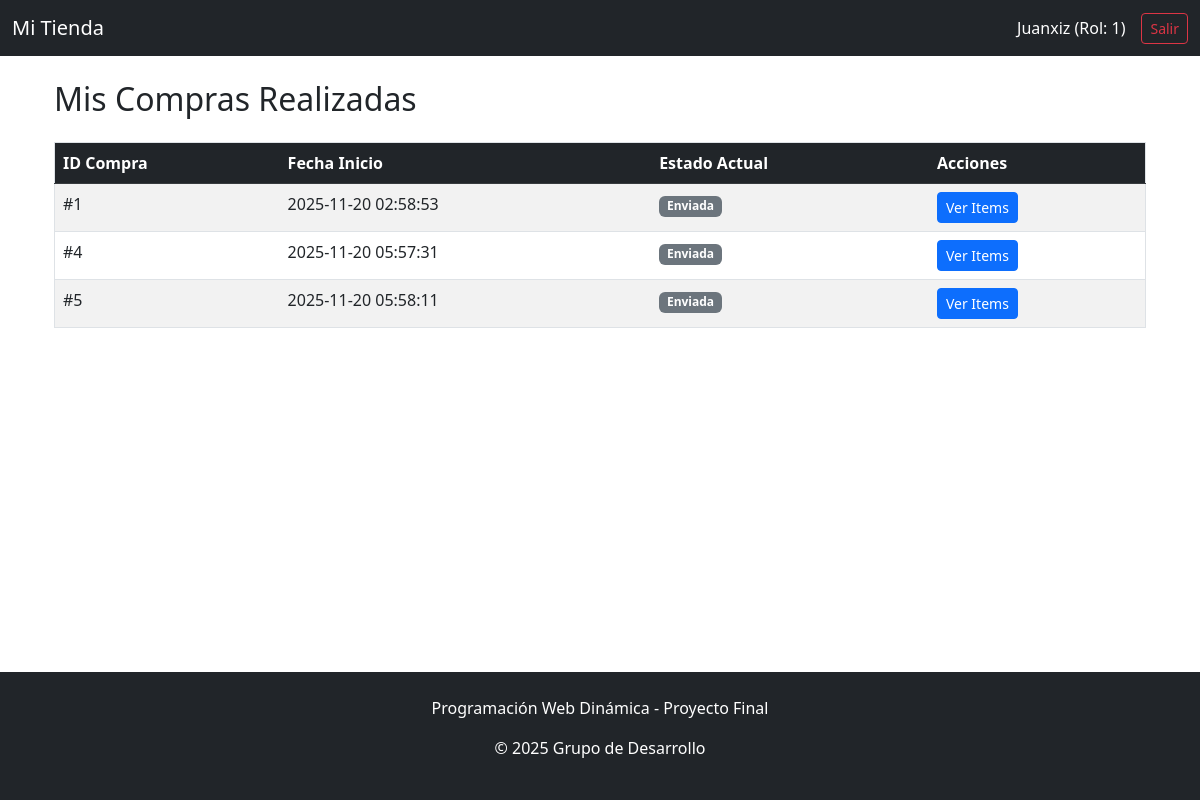
The app's page /Vista/listaCompras.php (signed in) with its own data.
### tables this page shows
CREATE TABLE `usuario` (
  `idusuario` bigint(20) NOT NULL,
  `usnombre` varchar(50) NOT NULL,
  `uspass` varchar(255) NOT NULL,
  `usmail` varchar(50) NOT NULL,
  `usdeshabilitado` timestamp NULL DEFAULT NULL
);

CREATE TABLE `compra` (
  `idcompra` bigint(20) NOT NULL,
  `cofecha` timestamp NOT NULL DEFAULT current_timestamp() ON UPDATE current_timestamp(),
  `idusuario` bigint(20) NOT NULL
);

CREATE TABLE `compraestado` (
  `idcompraestado` bigint(20) UNSIGNED NOT NULL,
  `idcompra` bigint(11) NOT NULL,
  `idcompraestadotipo` int(11) NOT NULL,
  `cefechaini` timestamp NOT NULL DEFAULT current_timestamp(),
  `cefechafin` timestamp NULL DEFAULT NULL
);

### Utiles/funciones.php (called while the page is built, shortened)
<?php
spl_autoload_register(function ($clase) {
    if(isset($GLOBALS['ROOT'])){
        $root = $GLOBALS['ROOT'];
    } else {
        $root = $_SESSION['ROOT'];
    }
    $directorys = array(
        $root.'Modelo/',
        $root.'Control/',
    );
    foreach($directorys as $directory){
        if(file_exists($directory.$clase.'.php')){
            return;
        }
    }
});
?>

### Control/Session.php (called while the page is built, shortened)
<?php
class Session {
    public function activa(){
        if (isset($_SESSION['idusuario'])) {
            return true;
        }
        return false;
    }
    public function getUsuario(){
        $usuario = null;
        if($this->activa()){
            $obj = new abmUsuario();
            $param['idusuario'] = $_SESSION['idusuario'];
            $res = $obj->buscar($param);
            if(count($res) > 0){
                $usuario = $res[0];
            }
        }
        return $usuario;
    }
    public function getRolActivo(){
        return isset($_SESSION['rol_activo']) ? $_SESSION['rol_activo'] : null;
    }
}
?>

### Control/abmUsuario.php (called while the page is built, shortened)
<?php
class abmUsuario {
    public function buscar($param){
        $where = " true ";
        if ($param<>NULL){
            if  (isset($param['idusuario']))
                $where.=" and idusuario =".$param['idusuario'];
        }
        $arreglo = Usuario::listar($where);
        return $arreglo;
    }
}
?>

### Modelo/usuario.php (called while the page is built, shortened)
<?php
class Usuario {
    private $idusuario;
    private $usnombre;
    public function __construct(){
        $this->idusuario = "";
        $this->usnombre = "";
    }
    public function setear($idusuario, $usnombre, $uspass, $usmail, $usdeshabilitado){
        $this->idusuario = $idusuario;
        $this->usnombre = $usnombre;
    }
    public function getIdUsuario(){ return $this->idusuario; }
    public function getUsNombre(){ return $this->usnombre; }
    public static function listar($parametro=""){
        $arreglo = array();
        $base = new BaseDatos();
        $sql = "SELECT * FROM usuario ";
        if ($parametro!="") { $sql.='WHERE '.$parametro; }
        if ($base->Iniciar()) {
            if ($base->Ejecutar($sql)) {
                while ($row2 = $base->Registro()) {
                    $obj = new Usuario();
                    $obj->setear($row2['idusuario'], $row2['usnombre'], $row2['uspass'], $row2['usmail'], $row2['usdeshabilitado']);
                    array_push($arreglo, $obj);
                }
            }
        }
        return $arreglo;
    }
}
?>

### Modelo/BaseDatos.php (called while the page is built, shortened)
<?php
class BaseDatos {
    private $engine;
    private $host;
    private $database;
    private $user;
    private $pass;
    private $conexion;
    private $resultado;
    public function __construct(){
        $this->engine = 'mysql';
        $this->host = 'localhost';
        $this->database = 'bdcarritocompras';
        $this->user = 'root';
        $this->pass = '';
    }
    public function Iniciar(){
        try{
            $this->conexion = new PDO($this->engine.':host='.$this->host.';dbname='.$this->database, $this->user, $this->pass);
            $this->conexion->setAttribute(PDO::ATTR_ERRMODE, PDO::ERRMODE_EXCEPTION);
            return true;
        }catch(PDOException $e){
            $this->error = $e->getMessage();
            return false;
        }
    }
    public function Ejecutar($sql){
        $this->sql = $sql;
        try {
            $this->resultado = $this->conexion->query($this->sql);
            return true;
        } catch(PDOException $e){
            $this->error = $e->getMessage();
            return false;
        }
    }
    public function Registro(){
        if($this->resultado){
            return $this->resultado->fetch(PDO::FETCH_ASSOC);
        }
        return null;
    }
}
?>

### Control/abmCompra.php (called while the page is built, shortened)
<?php
class abmCompra {
    public function buscar($param){
        $where = " true ";
        if ($param<>NULL){
            if  (isset($param['idusuario']))
                $where.=" and idusuario =".$param['idusuario'];
        }
        $arreglo = Compra::listar($where);
        return $arreglo;
    }
}
?>

### Modelo/compra.php (called while the page is built, shortened)
<?php
class Compra {
    private $idcompra;
    private $cofecha;
    public function __construct(){
        $this->idcompra="";
        $this->cofecha="";
    }
    public function setear($idcompra, $cofecha, $idusuario){
        $this->idcompra = $idcompra;
        $this->cofecha = $cofecha;
    }
    public function getIdCompra(){ return $this->idcompra; }
    public function getCoFecha(){ return $this->cofecha; }
    public static function listar($parametro=""){
        $arreglo = array();
        $base=new BaseDatos();
        $sql="SELECT * FROM compra ";
        if ($parametro!="") { $sql.='WHERE '.$parametro; }
        if ($base->Iniciar()) {
            if ($base->Ejecutar($sql)) {
                while ($row2=$base->Registro()) {
                    $obj=new Compra();
                    $obj->setear($row2['idcompra'],$row2['cofecha'],$row2['idusuario']);
                    array_push($arreglo, $obj);
                }
            }
        }
        return $arreglo;
    }
}
?>

### Control/abmCompraEstado.php (called while the page is built, shortened)
<?php
class abmCompraEstado {
    public function buscar($param){
        $where = " true ";
        if ($param<>NULL){
            if  (isset($param['idcompra']))
                $where.=" and idcompra =".$param['idcompra'];
            if  (isset($param['cefechafin'])){
                if($param['cefechafin'] == 'null'){
                    $where.=" and cefechafin IS NULL";
                }
            }
        }
        $arreglo = CompraEstado::listar($where);
        return $arreglo;
    }
}
?>

### Modelo/compraEstado.php (called while the page is built, shortened)
<?php
class CompraEstado {
    public static function listar($parametro=""){
        $arreglo = array();
        $base=new BaseDatos();
        $sql="SELECT * FROM compraestado ";
        if ($parametro!="") { $sql.='WHERE '.$parametro; }
        if ($base->Iniciar()) {
            if ($base->Ejecutar($sql)) {
                while ($row2=$base->Registro()) {
                    $obj=new CompraEstado();
                    $obj->setear($row2['idcompraestado'], $row2['idcompra'], $row2['idcompraestadotipo'], $row2['cefechaini'], $row2['cefechafin']);
                    array_push($arreglo, $obj);
                }
            }
        }
        return $arreglo;
    }
}
?>

### Vista/listaCompras.php (the view, shortened to what this page needs)
<?php
include_once('Estructura/cabecera.php');
$idUsuario = $session->getUsuario()->getIdUsuario();
$abmCompra = new abmCompra();
$abmCE = new abmCompraEstado();
$listaCompras = $abmCompra->buscar(['idusuario' => $idUsuario]);
?>
<div class="container">
    <h2 class="mb-4">Mis Compras Realizadas</h2>
    <div class="table-responsive">
        <table class="table table-striped table-hover border">
            <thead class="table-dark">
                <tr>
                    <th>ID Compra</th>
                    <th>Fecha Inicio</th>
                    <th>Estado Actual</th>
                    <th>Acciones</th>
                </tr>
            </thead>
            <tbody>
                <?php
                if(count($listaCompras) > 0){
                    foreach($listaCompras as $compra){
                        $estados = $abmCE->buscar(['idcompra' => $compra->getIdCompra(), 'cefechafin' => 'null']);
                        $estadoNombre = "Desconocido";
                        $tipo = 0;
                        if(count($estados) > 0){
                            $tipo = $estados[0]->getIdCompraEstadoTipo();
                            if($tipo == 1) $estadoNombre = "Iniciada";
                            elseif($tipo == 2) $estadoNombre = "Aceptada";
                            elseif($tipo == 3) $estadoNombre = "Enviada";
                            elseif($tipo == 4) $estadoNombre = "Cancelada";
                            elseif($tipo == 5) $estadoNombre = "En Carrito";
                        }
                        if($tipo != 5){
                            echo "<tr>";
                            echo "<td>#".$compra->getIdCompra()."</td>";
                            echo "<td>".$compra->getCoFecha()."</td>";
                            echo "<td><span class='badge bg-secondary'>".$estadoNombre."</span></td>";
                            echo "<td><button class='btn btn-sm btn-primary' onclick='verDetalle(".$compra->getIdCompra().")'>Ver Items</button></td>";
                            echo "</tr>";
                        }
                    }
                } else {
                    echo "<tr><td colspan='4' class='text-center'>No tiene compras registradas.</td></tr>";
                }
                ?>
            </tbody>
        </table>
    </div>
</div>
<?php include_once('Estructura/pie.php'); ?>

### Vista/Estructura/cabecera.php (shortened to what this page needs)
<?php
$session = new Session();
$objUsuario = null;
if ($session->activa()) {
    $objUsuario = $session->getUsuario();
}
?>
<!DOCTYPE html>
<html lang="es">
<head>
    <link href="https://cdn.jsdelivr.net/npm/bootstrap@5.3.0/dist/css/bootstrap.min.css" rel="stylesheet">
    <link href="https://cdnjs.cloudflare.com/ajax/libs/font-awesome/6.0.0/css/all.min.css" rel="stylesheet">
    <link href="/proyecto/Utiles/menu.css" rel="stylesheet">
</head>
<body class="d-flex flex-column min-vh-100">
<nav class="navbar navbar-expand-lg navbar-dark bg-dark">
  <div class="container-fluid">
    <a class="navbar-brand" href="#">Mi Tienda</a>
    <div class="collapse navbar-collapse" id="navbarNavDropdown">
      <div class="d-flex">
        <?php if($session->activa() && $objUsuario != null): ?>
            <span class="text-white me-3 align-self-center">
                <?php echo $objUsuario->getUsNombre(); ?>
                (Rol: <?php echo $session->getRolActivo(); ?>)
            </span>
            <a href="/proyecto/Acciones/login/cerrarSesion.php" class="btn btn-outline-danger btn-sm">Salir</a>
        <?php else: ?>
            <a href="/proyecto/Vista/login.php" class="btn btn-outline-light btn-sm">Ingresar</a>
        <?php endif; ?>
    </div>
    </div>
  </div>
</nav>
<div class="container mt-4 flex-grow-1">

### Vista/Estructura/pie.php
</div>
<footer class="bg-dark text-white mt-auto p-4 text-center">
    <div class="container">
        <p>Programación Web Dinámica - Proyecto Final</p>
        <p>&copy; <?php echo date('Y'); ?> Grupo de Desarrollo</p>
    </div>
</footer>
</body>
</html>

### records on screen
usuario: usnombre "Juanxiz"
compra: idcompra "1", cofecha "2025-11-20 02:58:53", compraestado.idcompraestadotipo "Enviada"
compra: idcompra "4", cofecha "2025-11-20 05:57:31", compraestado.idcompraestadotipo "Enviada"
compra: idcompra "5", cofecha "2025-11-20 05:58:11", compraestado.idcompraestadotipo "Enviada"

### other values on screen
$session->getRolActivo() "1"
